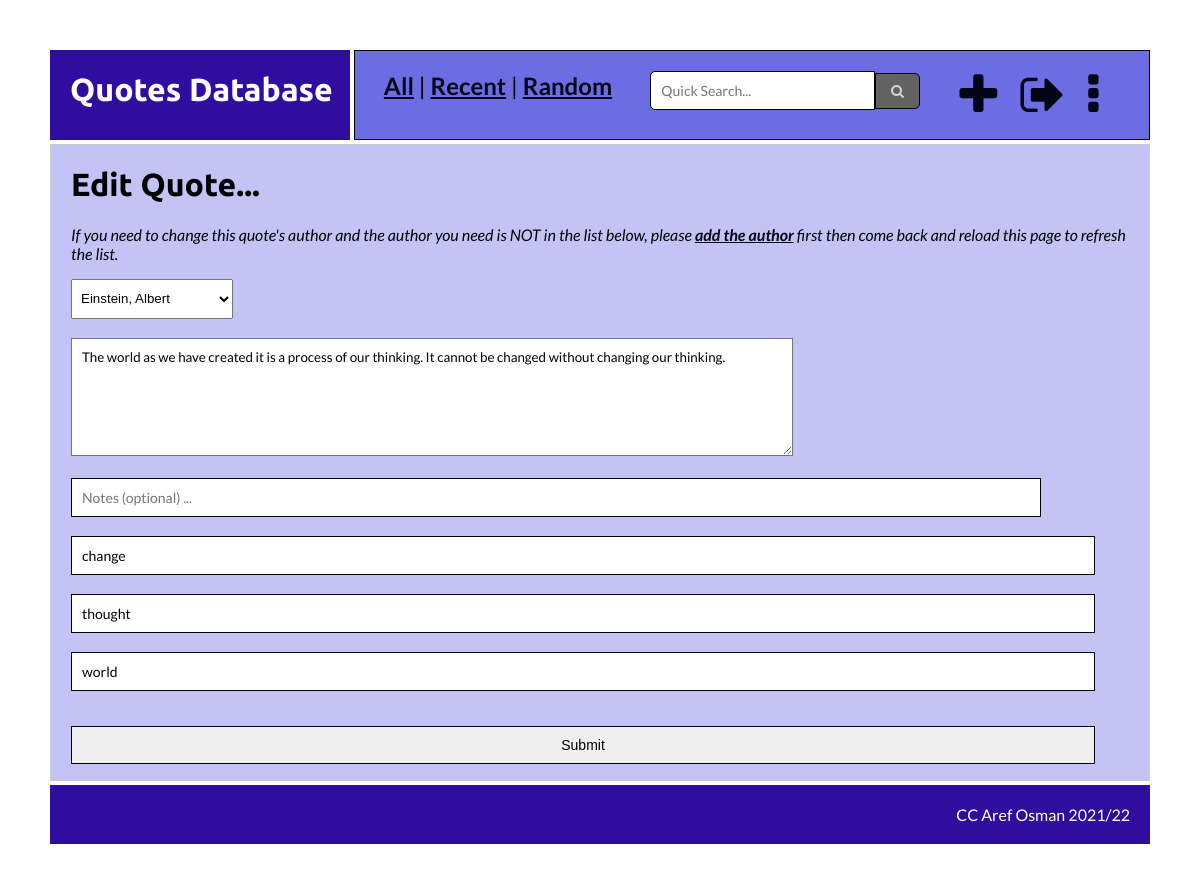
Page /index.php?page=../admin/editquote&ID=1 (signed in) on the committed database.
### tables this page shows
CREATE TABLE `quotes` (
  `ID` int NOT NULL AUTO_INCREMENT,
  `Author_ID` int NOT NULL,
  `Quote` text NOT NULL,
  `Notes` varchar(255) NOT NULL,
  `Subject1_ID` int NOT NULL,
  `Subject2_ID` int NOT NULL,
  `Subject3_ID` int NOT NULL,
  PRIMARY KEY (`ID`)
);

CREATE TABLE `author` (
  `Author_ID` int NOT NULL AUTO_INCREMENT,
  `First` varchar(150) NOT NULL,
  `Middle` varchar(50) NOT NULL,
  `Last` varchar(150) NOT NULL,
  `Gender` varchar(1) NOT NULL,
  `Born` varchar(7) NOT NULL,
  `Country1_ID` int NOT NULL,
  `Country2_ID` int NOT NULL,
  `Job1_ID` int NOT NULL,
  `Job2_ID` int NOT NULL,
  PRIMARY KEY (`Author_ID`)
);

CREATE TABLE `subject` (
  `Subject_ID` int NOT NULL AUTO_INCREMENT,
  `Subject` varchar(150) NOT NULL,
  PRIMARY KEY (`Subject_ID`)
);

### functions.php (called while the page is built, shortened)
<?php
function get_rs($dbconnect, $sql)
{
    $find_sql = $sql;
    $find_query = mysqli_query($dbconnect, $find_sql);
    $find_rs = mysqli_fetch_assoc($find_query);
    return $find_rs;
}
    ?>

### admin/editquote.php (the view, shortened to what this page needs)
<?php
if (isset($_SESSION['admin'])) {
    $ID = $_REQUEST['ID'];
    $find_sql = "SELECT * FROM `quotes`
    JOIN `author` ON (`author`.`Author_ID` = `quotes`.`Author_ID`)
    WHERE `quotes`.`ID` = $ID";
    $find_query = mysqli_query($dbconnect, $find_sql);
    $find_rs = mysqli_fetch_assoc($find_query);
    $author_ID = $find_rs['Author_ID'];
    $first = $find_rs['First'];
    $middle = $find_rs['Middle'];
    $last = $find_rs['Last'];
    $current_author = $last.", ".$first." ".$middle;
    $quote = $find_rs['Quote'];
    $notes = $find_rs['Notes'];
    $subject1_ID = $find_rs['Subject1_ID'];
    $subject2_ID = $find_rs['Subject2_ID'];
    $subject3_ID = $find_rs['Subject3_ID'];
    $tag_1_rs = get_rs($dbconnect, "SELECT * FROM `subject` WHERE `Subject_ID` = $subject1_ID");
    $tag_2_rs = get_rs($dbconnect, "SELECT * FROM `subject` WHERE `Subject_ID` = $subject2_ID");
    $tag_3_rs = get_rs($dbconnect, "SELECT * FROM `subject` WHERE `Subject_ID` = $subject3_ID");
    $tag_1 = $tag_1_rs['Subject'];
    $tag_2 = $tag_2_rs['Subject'];
    $tag_3 = $tag_3_rs['Subject'];
    $quote_field = "form-ok";
    $tag_1_field = "tag-ok";
}
else {
  $login_error = 'Please login to access this page';
  header('Location: index.php?page=../admin/login&error='.$login_error);
}
?>
<h1>Edit Quote...</h1>
<form autocomplete="off" method="post" enctype="multipart/form-data" action="<?php echo htmlspecialchars($_SERVER["PHP_SELF"]."?page=../admin/editquote&ID=$ID");?>">
    <p>
      <i>If you need to change this quote's author and the author you need is NOT
      in the list below, please <a href="index.php?page=../admin/add_author" target="_blank">add the author</a>
      first then come back and reload this page to refresh the list.</i>
    </p>
    <select name="author">
        <option value="<?php echo $author_ID; ?>" selected>
          <?php echo $current_author; ?>
        </option>
    </select>
    <textarea class="add-field <?php echo $quote_field; ?>" name="quote" rows="6" placeholder="Please type your quote here"><?php echo $quote; ?></textarea>
    <input class="add-field" type="text" name="notes" value="<?php echo $notes; ?>" placeholder="Notes (optional) ..." />
    <div class="autocomplete">
        <input id="subject1" class="<?php echo $tag_1_field; ?>" type="text" value="<?php echo $tag_1; ?>" name="Subject_1" placeholder="Subject 1 (start typing)..." />
    </div>
    <div class="autocomplete">
        <input id="subject2" type="text" value="<?php echo $tag_2; ?>" name="Subject_2" placeholder="Subject 2 (start typing, optional)..." />
    </div>
    <div class="autocomplete">
        <input id="subject3" type="text" value="<?php echo $tag_3; ?>" name="Subject_3" placeholder="Subject 3 (start typing, optional)..." />
    </div>
    <p>
        <input type="submit" value="Submit" />
    </p>
</form>

### theme/quick_quotes.css (style rules this page uses)
body { margin: auto; padding: 50px; color: #000; font-family: 'Lato', sans-serif; }
a { font-weight: bold; }
a:link { color: #000616; }
h1, h2, h3, h4 { font-family: 'Ubuntu', sans-serif; }
form { width: 100%; }
input { font-size: 14px; padding: 10px; display: inline-block; border: 1px solid #000; box-sizing: border-box; width: 95%; }
select { height: 40px; padding: 5px; }
input.tag-ok[type=text] { background-color: #fff; }
.form-ok { background-color: #fff; }
textarea, input[type=text] { font-family: 'Lato', sans-serif; padding: 10px; }
textarea { width: 90%; max-width: 700px; }
.add-field { width: 90%; }

### theme/auto_complete.css (style rules this page uses)
.autocomplete { position: relative; display: inline-block; width: 100%; }

### rows in the picture
quotes: author "Einstein, Albert", quote "The world as we have created it is a process of our thinking. It cannot be changed without changing our thinking."
subject: Subject_1 "change"
subject: Subject_2 "thought"
subject: Subject_3 "world"
